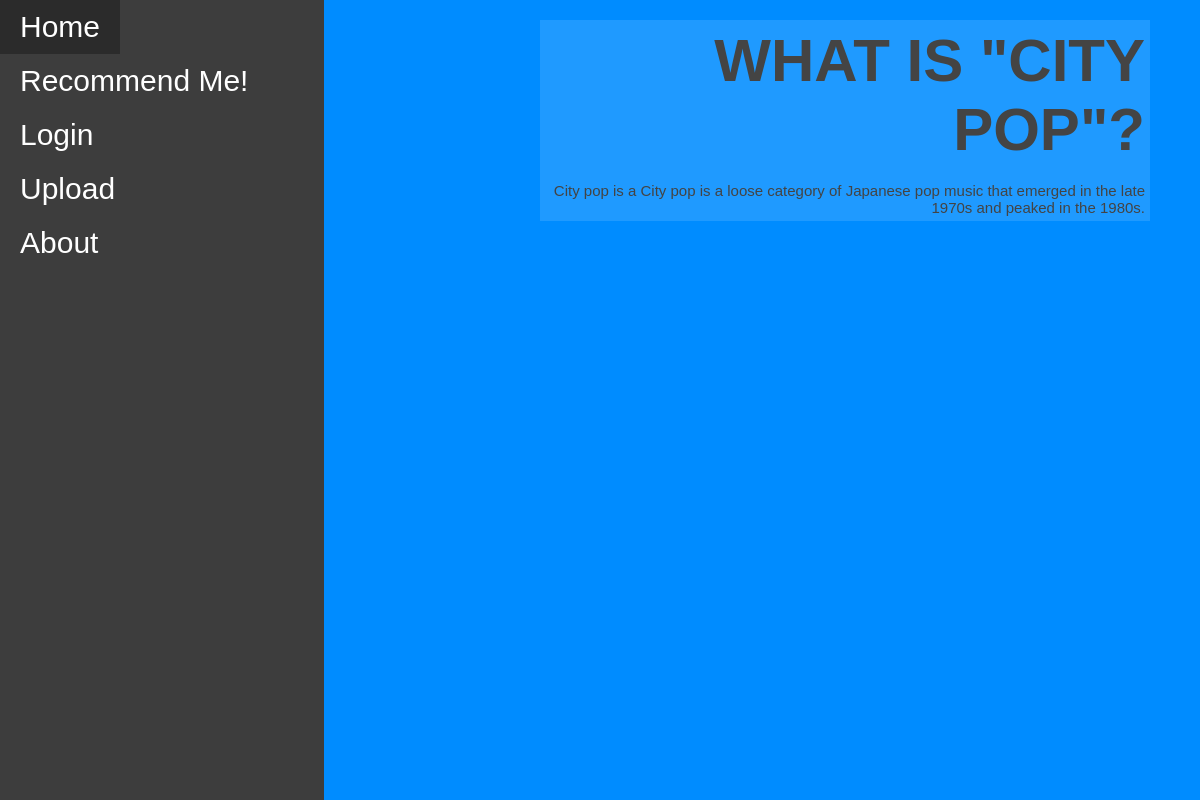
/genre/10, run on the app's committed database.
### models.py (models this page shows, shortened)
class Genre(db.Model):
    __tablename__ = 'Genre'
    id = db.Column(db.Integer, primary_key=True)
    genre = db.Column(db.String())
    genreDesc = db.Column(db.String())
    recommendations = db.relationship('Recommendation', secondary=RecommendationGenre, back_populates='genres')

### app.py (the view)
@app.route('/genre/<int:id>', methods=["GET","POST"])
def genre(id):
    logged= False
    if "user" in session:
        username = session["user"]
        logged = True
        genreinfo = models.Genre.query.filter_by(id=id).first_or_404()
        return render_template("genre.html", logged=logged, username = username, genreinfo=genreinfo)
    genreinfo = models.Genre.query.filter_by(id=id).first_or_404()
    return render_template("genre.html", logged=logged, genreinfo=genreinfo)

### templates/genre.html
{% extends 'layout.html' %}
{% block content %}
<body class = "testbg">
    <div class = "profile">
        <h1 class="titletext">WHAT IS "{{ genreinfo.genre }}"?</h1>
        <br>
        {{ genreinfo.genre }} is a {{ genreinfo.genreDesc }}
    </div>
</body>
{% endblock %}

### static/styles.css (style rules this page uses)
.background { background-color: rgb(0, 140, 255); padding: 0; border: 0px; margin: 0px; }
.profile { margin-right: 50px; margin-top: 20px; padding: 5px; max-width: 50%; float: right; text-align: right; background-color: #ffffff1f; }
.titletext { margin-top: 1px; font-size: 60px; text-transform: uppercase; margin-bottom: 1px; }
body { font-family: 'Helvetica', 'Arial', sans-serif; color: #444444; font-size: 15px; }

### data on the page
Genre: genre "CITY POP", genre "City pop", genreDesc "City pop is a loose category of Japanese pop music that emerged in the late 1970s and peaked in the 1980s."
